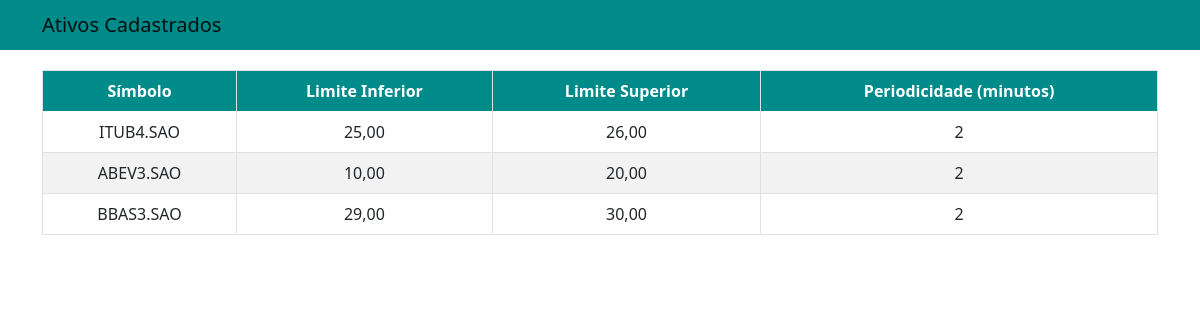
Page /polls/ativos/ on the committed database.
### polls/models.py (models this page shows)
class Ativo(models.Model):
    objects = models.Manager()
    id_ativo = models.AutoField(primary_key=True)
    simbolo = models.CharField(max_length=10)  # Símbolo do ativo, por exemplo, "AAPL" para ações da Apple
    limite_inferior_tunnel = models.DecimalField(max_digits=10, decimal_places=2)  # Limite inferior do túnel de preço do ativo
    limite_superior_tunnel = models.DecimalField(max_digits=10, decimal_places=2)  # Limite superior do túnel de preço do ativo
    periodicidade_minutos = models.IntegerField()  # Periodicidade em minutos para monitorar o ativo

### polls/views.py (the view, shortened to what this page needs)
# urls.py: path('ativos/', views.ativos, name="listagem_ativos"),
def ativos(request):
    ativos_cadastrados = Ativo.objects.all()
    ativos = {'ativos': ativos_cadastrados}
    return render(request, 'ativos/ativos.html', ativos)

### polls/templates/ativos/ativos.html (shortened to what this page needs)
<!DOCTYPE html>
<html lang="en">
<head>
    <link rel="stylesheet" href="https://cdn.jsdelivr.net/npm/bootstrap@5.0.2/dist/css/bootstrap.min.css">
</head>
<body>
    <nav class="navbar navbar-light bg-light">
        <div class="container">
            <span class="navbar-brand mb-0 h1">Ativos Cadastrados</span>
        </div>
    </nav>
    <div class="container">
        <table class="table">
            <thead>
                <tr>
                    <th scope="col">Símbolo</th>
                    <th scope="col">Limite Inferior</th>
                    <th scope="col">Limite Superior</th>
                    <th scope="col">Periodicidade (minutos)</th>
                </tr>
            </thead>
            <tbody>
                {% for ativo in ativos %}
                <tr>
                    <td>{{ ativo.simbolo }}</td>
                    <td>{{ ativo.limite_inferior_tunnel }}</td>
                    <td>{{ ativo.limite_superior_tunnel }}</td>
                    <td>{{ ativo.periodicidade_minutos }}</td>
                </tr>
                {% endfor %}
            </tbody>
        </table>
    </div>
</body>
</html>

### polls/templates/ativos/ativos.html (style rules this page uses)
.navbar { background-color: darkcyan !important; }
.table { width: 100%; border-collapse: collapse; margin-top: 20px; }
.table th, .table td { border: 1px solid #dee2e6; padding: 8px; text-align: center; }
.table thead th { background-color: darkcyan; color: white; }
.table tbody tr:nth-child(even) { background-color: #f2f2f2; }

### rows in the picture
Ativo: simbolo "ITUB4.SAO", limite_inferior_tunnel "25,00", limite_superior_tunnel "26,00", periodicidade_minutos "2"
Ativo: simbolo "ABEV3.SAO", limite_inferior_tunnel "10,00", limite_superior_tunnel "20,00", periodicidade_minutos "2"
Ativo: simbolo "BBAS3.SAO", limite_inferior_tunnel "29,00", limite_superior_tunnel "30,00", periodicidade_minutos "2"
